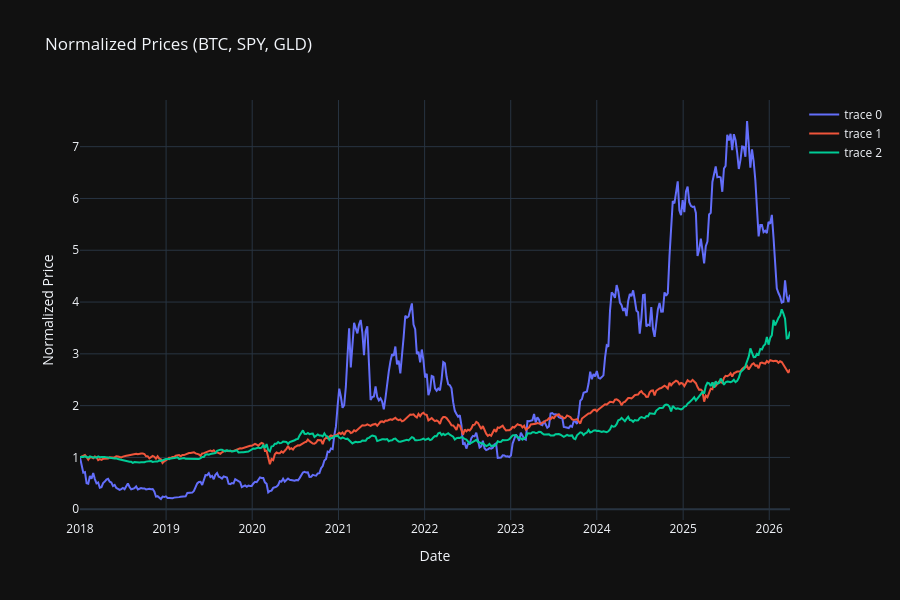

The notebook cell this image was saved under:
### Code cell
fig = make_subplots(
    rows=1,
    cols=1,
    shared_xaxes=True,
    vertical_spacing=0.05,
    row_heights=[1.5]
)

fig.add_trace(go.Scatter(
    x=normalized_df.index,
    y=normalized_df['BTC-USD']
), row=1, col=1)

fig.add_trace(go.Scatter(
    x=normalized_df.index,
    y=normalized_df['SPY']
), row=1, col=1)

fig.add_trace(go.Scatter(
    x=normalized_df.index,
    y=normalized_df['GLD']
), row=1, col=1)

fig.update_layout(
    title='Normalized Prices (BTC, SPY, GLD)',
    xaxis_title='Date',
    yaxis_title='Normalized Price',
    height=600,
    showlegend=True,
    template='plotly_dark'
)

fig.show()

### Figure 1 — Plotly figure (JSON) as saved in the notebook; plotly's stock layout.template omitted (floating-point values rounded to 4 significant figures; data arrays with more than 128 entries replaced by an {"elided": "..."} marker saying what was removed)
{"data": [{"type": "scatter", "x": {"elided": "431 str values"}, "xaxis": "x", "y": {"elided": "431 float values"}, "yaxis": "y"}, {"type": "scatter", "x": {"elided": "431 str values"}, "xaxis": "x", "y": {"elided": "431 float values"}, "yaxis": "y"}, {"type": "scatter", "x": {"elided": "431 str values"}, "xaxis": "x", "y": {"elided": "431 float values"}, "yaxis": "y"}], "layout": {"height": 600, "showlegend": true, "title": {"text": "Normalized Prices (BTC, SPY, GLD)"}, "xaxis": {"anchor": "y", "domain": [0, 1], "title": {"text": "Date"}}, "yaxis": {"anchor": "x", "domain": [0, 1], "title": {"text": "Normalized Price"}}}}
